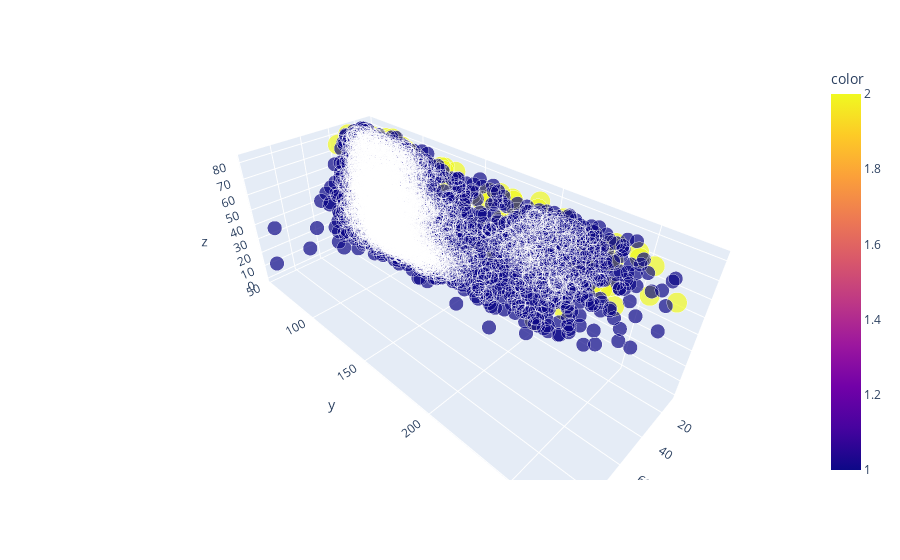

Write notebook code for a chart like this one.
### Code cell
fig = ex.scatter_3d(None,data['bmi'],data['avg_glucose_level'],data['age'],color=data['stroke']+np.ones(data['bmi'].size),size=data['stroke']+np.ones(data['bmi'].size))
fig.show()

### Figure 1 — Plotly figure (JSON) as saved in the notebook; plotly's stock layout.template omitted (floating-point values rounded to 4 significant figures; data arrays with more than 128 entries replaced by an {"elided": "..."} marker saying what was removed)
{"data": [{"hovertemplate": "x=%{x}<br>y=%{y}<br>z=%{z}<br>size=%{marker.size}<br>color=%{marker.color}<extra></extra>", "legendgroup": "", "marker": {"color": {"elided": "5110 int values"}, "coloraxis": "coloraxis", "size": {"elided": "5110 int values"}, "sizemode": "area", "sizeref": 0.005, "symbol": "circle"}, "mode": "markers", "name": "", "scene": "scene", "showlegend": false, "type": "scatter3d", "x": {"elided": "5110 float values"}, "y": {"elided": "5110 float values"}, "z": {"elided": "5110 float values"}}], "layout": {"coloraxis": {"colorbar": {"title": {"text": "color"}}, "colorscale": [[0, "#0d0887"], [0.1111, "#46039f"], [0.2222, "#7201a8"], [0.3333, "#9c179e"], [0.4444, "#bd3786"], [0.5556, "#d8576b"], [0.6667, "#ed7953"], [0.7778, "#fb9f3a"], [0.8889, "#fdca26"], [1, "#f0f921"]]}, "legend": {"itemsizing": "constant", "tracegroupgap": 0}, "margin": {"t": 60}, "scene": {"domain": {"x": [0, 1], "y": [0, 1]}, "xaxis": {"title": {"text": "x"}}, "yaxis": {"title": {"text": "y"}}, "zaxis": {"title": {"text": "z"}}}}}
